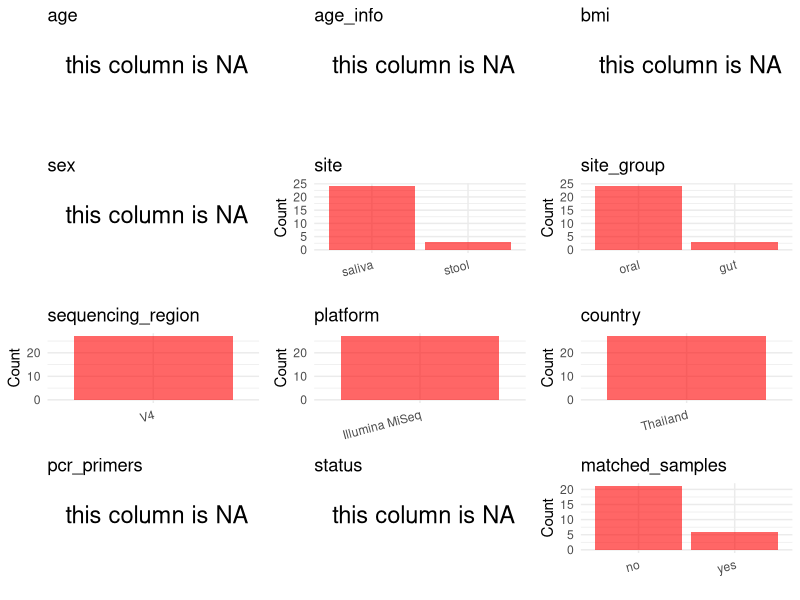

R code for this plot: (Note: this script raises an error after producing the figure.)
## ---- chunk 1
# Load libraries
library(dplyr)
library(ggplot2)
library(cowplot)

# (1) Setting working directory
# EDIT HERE: change project_id for each study
project_id <- "PRJNA799190"

base_dir <- "/beegfs/huangxiaochang/global_oral/global-oral-microbiome/data/projects/"
setwd(file.path(base_dir, project_id))

# (2) Loading raw SRA metadata file
sra_file <- "SraRunTable.csv"
initial_meta <- read.csv("SraRunTable.csv", header = TRUE)

# (3) OPTIONAL: If extra metadata (e.g., Table.x or supplemental materials) are available from the article, you may need to merge the file with initial_meta manually. Below is example code for merging. Depending on the specific case of each study, you can customize the code as needed.
# supp_table <- read.csv("supplemental_table.csv", header = TRUE)
# initial_meta <- left_join(initial_meta, supp_table, by = merge_col_name)
## ---- chunk 2
# (1) Read the article in the following order: abstract, the beginning of the results section, and the methods. Understand the sample size, experimental design, and disease group overview. Clarify the sampling sites; for oral and gut samples, specify the exact sites like supragingival plaque, tongue, etc.

# (2) IMPORTANT: MUST go through each column of initial_meta
# head(initial_meta, 10)

# IMPORTANT: Check the unique values in the column of interest or query column.
# lapply(initial_meta[c('body_habitat', 'body_product', 'body_site')], table) # site
# table(initial_meta$host_subject_id) # subject id
# table(initial_meta$platform..exp.) # output is Illumina
# table(initial_meta$target_subfragment..exp.)
## ---- chunk 3
# (1) EDIT HERE: Parameter setup
# NOTE: This project has no lab control samples (blanks/positives) or non-human samples. Leave keywords empty to skip filtering.
control_column <- NA   # column name in initial_meta
# unique(initial_meta[[control_column]])  # uncomment to explore
control_keywords <- c()     # Enter exact keywords

species_column <- NA          # column name in initial_meta
# unique(initial_meta[[species_column]])  # uncomment to explore
non_human_keywords <- c()            # Enter exact keywords


# (2) Remove controls and non-human samples. DO NOT need to modify code in this part, just run it.
n_samples <- nrow(initial_meta)
# Control evaluation
if (length(control_keywords) > 0) {
  if (is.null(control_column) || control_column == "") {
    stop("Error: control_keywords provided but control_column is missing.")
  }

  if (!(control_column %in% colnames(initial_meta))) {
    stop(sprintf("Error: Column '%s' not found in initial_meta.", control_column))
  }

  control_pattern <- paste(control_keywords, collapse = "|")
  control_text <- initial_meta[[control_column]]
  is_control <- grepl(control_pattern, control_text)

} else {
  is_control <- rep(FALSE, n_samples)
}

# Non-human evaluation
if (length(non_human_keywords) > 0) {
  if (is.null(species_column) || species_column == "") {
    stop("Error: non_human_keywords provided but species_column is missing.")
  }

  if (!(species_column %in% colnames(initial_meta))) {
    stop(sprintf("Error: Column '%s' not found in initial_meta.", control_column))
  }

  non_human_pattern <- paste(non_human_keywords, collapse = "|")
  species_text <- initial_meta[[species_column]]
  is_non_human <- grepl(non_human_pattern, species_text)
} else {
  is_non_human <- rep(FALSE, n_samples)
}

# Execute removal
samples_to_remove <- is_control | is_non_human
initial_meta <- initial_meta[!samples_to_remove, ]

cat("Initial samples counts:",n_samples,"\n")
cat("Removed control samples:", sum(is_control), "\n")
cat("Removed non-human samples:", sum(is_non_human), "\n")
cat("Total samples removed ", sum(samples_to_remove), "\n")
cat("Remaining samples after Step 2:", nrow(initial_meta), "\n")
## ---- chunk 4
# Extract columns from initial_meta as follows:
# (1) No modification needed → extract directly.
# (2) Modification needed → create a column start with 'raw_' and mark the target column as "pending".
# (3) Need to find or determine based on the article.

metadata <- data.frame(
  bioproject = initial_meta$BioProject,
  sample_id = initial_meta$Run,
  raw_subject_id = initial_meta$Sample.Name,
  subject_id = "pending",
  age = NA,
  age_info = NA,
  bmi = NA,
  raw_sex = NA,
  sex = "pending",
  sequencing_region = "V4",
  platform = initial_meta$Instrument,
  country = initial_meta$geo_loc_name_country,
  raw_site = initial_meta$Organism,
  site = "pending",
  site_group = "pending",
  public_time = initial_meta$ReleaseDate,
  pcr_primers = NA,
  title = NA,
  disease_study = NA,
  status = NA,
  matched_samples = "pending",
  is_time_series = "no",
  stringsAsFactors = FALSE
)

metadata$public_time <- as.Date(metadata$public_time)
## ---- chunk 5
# (1) Handle the columns with the `raw_` prefix.
# IMPORTANT: Add comments if the modification is not straightforward!!
metadata$sex <- NA_character_

# Extract subject_id by removing sample type suffix
metadata$subject_id <- gsub("S-Saliva-.*$|F$", "", metadata$raw_subject_id) # Some Sample.Name have saliva/F suffix

# Derive site from Organism column
metadata$site <- ifelse(
  grepl("oral", metadata$raw_site), "saliva",
  ifelse(grepl("gut", metadata$raw_site), "stool", NA_character_)
)

metadata$title <- "Clinical helminth infections alter host gut and saliva microbiota"
metadata$disease_study <- "yes"

# Keep only subjects who have saliva samples (including their paired gut samples)
saliva_subjects <- unique(metadata$subject_id[which(metadata$site == "saliva")])
metadata <- metadata[metadata$subject_id %in% saliva_subjects, ]

## ---- chunk 6
# (2) Filling the 'site_group' and 'matched_samples' columns
# editing site_group
unique(metadata$site)
# EDIT HERE: add oral sites
Oral_site = c("saliva", "mouth", "tongue coating", "supragingival plaque", "subgingival plaque", "oral swab", "denture", "tooth", "abscess pus", "adjacent periodontal pocket", "patient healthy crevice", "healthy control crevice", "gingival crevicular fluid", "subgingival plaque")
# EDIT HERE: add gut sites
Gut_site = c("feces", "stool")
# just run
metadata <- metadata %>%
  mutate(site_group = case_when(
    site %in% Oral_site ~ "oral",
    site %in% Gut_site ~ "gut",
    TRUE ~ "other"
  ))

# editing matched_samples, just run.
metadata$matched_samples <- ifelse(
  ave(metadata$subject_id, metadata$subject_id, FUN = length) > 1,
  "yes",
  "no"
)
## ---- chunk 7
# (3) check if there is pending value in metadata. If there is pending value, go on modify the metadata.
# Function to check if a column contains "pending"
has_pending <- function(col) {
  if (is.character(col) || is.factor(col)) {
    any(col == "pending", na.rm = TRUE)
  } else {
    FALSE
  }
}

# Check for any pending value
any_pending_value <- any(sapply(metadata, has_pending))

if (!any_pending_value) {
  message("Good! No cell contains the value 'pending'.")
} else {
  pending_cols <- names(metadata)[sapply(metadata, has_pending)]
  message("Columns containing 'pending': ", paste(pending_cols, collapse = ", "))
  message("Please continue to resolve these pending columns!")
}
## ---- chunk 8
# Select columns for visualization, just run
plot_data <- metadata %>%
  select(-bioproject, -sample_id, -subject_id, -title)

create_simple_plots <- function(data) {
  plots <- list()
  continuous_vars <- c("age", "bmi")

  for (col in colnames(data)) {
    if (all(is.na(data[[col]]))) {
      p <- ggplot() +
        annotate("text", x = 0.5, y = 0.5, label = "this column is NA", size = 6) +
        labs(title = col) +
        theme_void()
    } else if (col %in% continuous_vars && is.numeric(data[[col]])) {
      p <- ggplot(data, aes(x = .data[[col]])) +
        geom_histogram(fill = "blue", alpha = 0.6, bins = 20, na.rm = TRUE) +
        labs(title = col, x = col, y = "Count") +
        theme_minimal()
    } else {
      count_data <- as.data.frame(table(data[[col]], useNA = "ifany"))
      p <- ggplot(count_data, aes(x = reorder(Var1, -Freq), y = Freq)) +
        geom_col(fill = "red", alpha = 0.6) +
        labs(title = col, x = NULL, y = "Count") +
        theme_minimal() +
        theme(axis.text.x = element_text(angle = 15, hjust = 1))
    }
    plots[[col]] <- p
  }

  return(plots)
}

# Generate and arrange plots
plots <- create_simple_plots(plot_data)
p <- plot_grid(plots$age,
               plots$age_info,
               plots$bmi,
               plots$sex,
               plots$site,
               plots$site_group,
               plots$sequencing_region,
               plots$platform,
               plots$country,
               plots$pcr_primers,
               plots$status,
               plots$matched_samples,
               ncol = 3, align = "hv", axis = "lb")
ggsave("Metadata_Summary.png", plot = p, width = 8, height = 6, dpi = 150)
## ---- chunk 9
# Insert Metadata_Summary.png into the current Rmd output
knitr::include_graphics("Metadata_Summary.png")
## ---- chunk 10
# Reorder the data frame
fixed_cols <- c("bioproject", "sample_id", "subject_id", "age", "age_info",
                "bmi", "sex", "platform", "sequencing_region", "pcr_primers",
                "country", "site", "site_group", "disease_study", "status",
                "title", "public_time", "matched_samples", "is_time_series")
metadata <- metadata %>%
  select(all_of(fixed_cols), everything())

# save metadata
# head(metadata)
write.csv(metadata, file = "metadata_v2.csv", quote = TRUE, row.names = FALSE)
